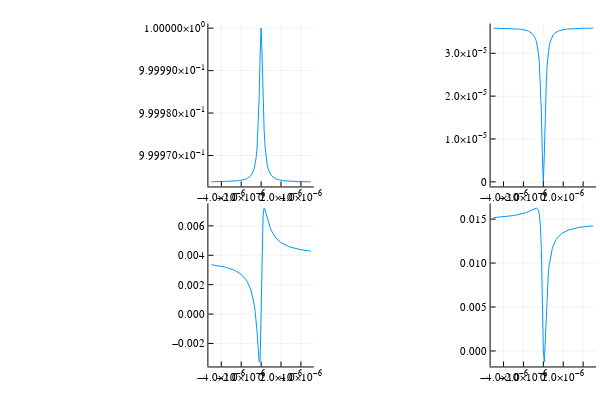

This figure's notebook cell:
### Code cell
plot1=Plots.plot(Bvalues,popEx)
plot2=Plots.plot(Bvalues,popGr)
plot3=Plots.plot(Bvalues,absorb)
plot4=Plots.plot(Bvalues,rotation)
Plots.plot(plot1, plot2, plot3, plot4, layout = (2, 2), legend = false)

### Figure 1 — Plotly figure (JSON) as saved in the notebook; plotly's stock layout.template omitted (floating-point values rounded to 4 significant figures)
{"data": [{"colorbar": {"title": ""}, "legendgroup": "y1", "line": {"color": "rgba(0, 154, 250, 1.000)", "dash": "solid", "shape": "linear", "width": 1}, "mode": "lines", "name": "y1", "showlegend": true, "type": "scatter", "x": [-5e-06, -4.9e-06, -4.8e-06, -4.7e-06, -4.6e-06, -4.5e-06, -4.4e-06, -4.3e-06, -4.2e-06, -4.1e-06, -4e-06, -3.9e-06, -3.8e-06, -3.7e-06, -3.6e-06, -3.5e-06, -3.4e-06, -3.3e-06, -3.2e-06, -3.1e-06, -3e-06, -2.9e-06, -2.8e-06, -2.7e-06, -2.6e-06, -2.5e-06, -2.4e-06, -2.3e-06, -2.2e-06, -2.1e-06, -2e-06, -1.9e-06, -1.8e-06, -1.7e-06, -1.6e-06, -1.5e-06, -1.4e-06, -1.3e-06, -1.2e-06, -1.1e-06, -1e-06, -9e-07, -8e-07, -7e-07, -6e-07, -5e-07, -4e-07, -3e-07, -2e-07, -1e-07, 0, 1e-07, 2e-07, 3e-07, 4e-07, 5e-07, 6e-07, 7e-07, 8e-07, 9e-07, 1e-06, 1.1e-06, 1.2e-06, 1.3e-06, 1.4e-06, 1.5e-06, 1.6e-06, 1.7e-06, 1.8e-06, 1.9e-06, 2e-06, 2.1e-06, 2.2e-06, 2.3e-06, 2.4e-06, 2.5e-06, 2.6e-06, 2.7e-06, 2.8e-06, 2.9e-06, 3e-06, 3.1e-06, 3.2e-06, 3.3e-06, 3.4e-06, 3.5e-06, 3.6e-06, 3.7e-06, 3.8e-06, 3.9e-06, 4e-06, 4.1e-06, 4.2e-06, 4.3e-06, 4.4e-06, 4.5e-06, 4.6e-06, 4.7e-06, 4.8e-06, 4.9e-06, 5e-06], "xaxis": "x1", "y": [1.0, 1.0, 1.0, 1.0, 1.0, 1.0, 1.0, 1.0, 1.0, 1.0, 1.0, 1.0, 1.0, 1.0, 1.0, 1.0, 1.0, 1.0, 1.0, 1.0, 1.0, 1.0, 1.0, 1.0, 1.0, 1.0, 1.0, 1.0, 1.0, 1.0, 1.0, 1.0, 1.0, 1.0, 1.0, 1.0, 1.0, 1.0, 1.0, 1.0, 1.0, 1.0, 1.0, 1.0, 1.0, 1.0, 1.0, 1.0, 1.0, 1.0, 1.0, 1.0, 1.0, 1.0, 1.0, 1.0, 1.0, 1.0, 1.0, 1.0, 1.0, 1.0, 1.0, 1.0, 1.0, 1.0, 1.0, 1.0, 1.0, 1.0, 1.0, 1.0, 1.0, 1.0, 1.0, 1.0, 1.0, 1.0, 1.0, 1.0, 1.0, 1.0, 1.0, 1.0, 1.0, 1.0, 1.0, 1.0, 1.0, 1.0, 1.0, 1.0, 1.0, 1.0, 1.0, 1.0, 1.0, 1.0, 1.0, 1.0, 1.0], "yaxis": "y1", "zmax": null, "zmin": null}, {"colorbar": {"title": ""}, "legendgroup": "y1", "line": {"color": "rgba(0, 154, 250, 1.000)", "dash": "solid", "shape": "linear", "width": 1}, "mode": "lines", "name": "y1", "showlegend": true, "type": "scatter", "x": [-5e-06, -4.9e-06, -4.8e-06, -4.7e-06, -4.6e-06, -4.5e-06, -4.4e-06, -4.3e-06, -4.2e-06, -4.1e-06, -4e-06, -3.9e-06, -3.8e-06, -3.7e-06, -3.6e-06, -3.5e-06, -3.4e-06, -3.3e-06, -3.2e-06, -3.1e-06, -3e-06, -2.9e-06, -2.8e-06, -2.7e-06, -2.6e-06, -2.5e-06, -2.4e-06, -2.3e-06, -2.2e-06, -2.1e-06, -2e-06, -1.9e-06, -1.8e-06, -1.7e-06, -1.6e-06, -1.5e-06, -1.4e-06, -1.3e-06, -1.2e-06, -1.1e-06, -1e-06, -9e-07, -8e-07, -7e-07, -6e-07, -5e-07, -4e-07, -3e-07, -2e-07, -1e-07, 0, 1e-07, 2e-07, 3e-07, 4e-07, 5e-07, 6e-07, 7e-07, 8e-07, 9e-07, 1e-06, 1.1e-06, 1.2e-06, 1.3e-06, 1.4e-06, 1.5e-06, 1.6e-06, 1.7e-06, 1.8e-06, 1.9e-06, 2e-06, 2.1e-06, 2.2e-06, 2.3e-06, 2.4e-06, 2.5e-06, 2.6e-06, 2.7e-06, 2.8e-06, 2.9e-06, 3e-06, 3.1e-06, 3.2e-06, 3.3e-06, 3.4e-06, 3.5e-06, 3.6e-06, 3.7e-06, 3.8e-06, 3.9e-06, 4e-06, 4.1e-06, 4.2e-06, 4.3e-06, 4.4e-06, 4.5e-06, 4.6e-06, 4.7e-06, 4.8e-06, 4.9e-06, 5e-06], "xaxis": "x2", "y": [3.586e-05, 3.586e-05, 3.586e-05, 3.585e-05, 3.585e-05, 3.585e-05, 3.584e-05, 3.584e-05, 3.584e-05, 3.583e-05, 3.583e-05, 3.582e-05, 3.581e-05, 3.581e-05, 3.58e-05, 3.579e-05, 3.578e-05, 3.578e-05, 3.577e-05, 3.575e-05, 3.574e-05, 3.573e-05, 3.572e-05, 3.57e-05, 3.568e-05, 3.566e-05, 3.564e-05, 3.561e-05, 3.558e-05, 3.555e-05, 3.551e-05, 3.547e-05, 3.541e-05, 3.535e-05, 3.528e-05, 3.519e-05, 3.508e-05, 3.495e-05, 3.479e-05, 3.458e-05, 3.43e-05, 3.394e-05, 3.345e-05, 3.276e-05, 3.175e-05, 3.021e-05, 2.773e-05, 2.355e-05, 1.647e-05, 6.292e-06, 2.794e-14, 6.292e-06, 1.647e-05, 2.355e-05, 2.773e-05, 3.021e-05, 3.175e-05, 3.276e-05, 3.345e-05, 3.394e-05, 3.43e-05, 3.458e-05, 3.479e-05, 3.495e-05, 3.508e-05, 3.519e-05, 3.528e-05, 3.535e-05, 3.541e-05, 3.547e-05, 3.551e-05, 3.555e-05, 3.558e-05, 3.561e-05, 3.564e-05, 3.566e-05, 3.568e-05, 3.57e-05, 3.572e-05, 3.573e-05, 3.574e-05, 3.575e-05, 3.577e-05, 3.578e-05, 3.578e-05, 3.579e-05, 3.58e-05, 3.581e-05, 3.581e-05, 3.582e-05, 3.583e-05, 3.583e-05, 3.584e-05, 3.584e-05, 3.584e-05, 3.585e-05, 3.585e-05, 3.585e-05, 3.586e-05, 3.586e-05, 3.586e-05], "yaxis": "y2", "zmax": null, "zmin": null}, {"colorbar": {"title": ""}, "legendgroup": "y1", "line": {"color": "rgba(0, 154, 250, 1.000)", "dash": "solid", "shape": "linear", "width": 1}, "mode": "lines", "name": "y1", "showlegend": true, "type": "scatter", "x": [-5e-06, -4.9e-06, -4.8e-06, -4.7e-06, -4.6e-06, -4.5e-06, -4.4e-06, -4.3e-06, -4.2e-06, -4.1e-06, -4e-06, -3.9e-06, -3.8e-06, -3.7e-06, -3.6e-06, -3.5e-06, -3.4e-06, -3.3e-06, -3.2e-06, -3.1e-06, -3e-06, -2.9e-06, -2.8e-06, -2.7e-06, -2.6e-06, -2.5e-06, -2.4e-06, -2.3e-06, -2.2e-06, -2.1e-06, -2e-06, -1.9e-06, -1.8e-06, -1.7e-06, -1.6e-06, -1.5e-06, -1.4e-06, -1.3e-06, -1.2e-06, -1.1e-06, -1e-06, -9e-07, -8e-07, -7e-07, -6e-07, -5e-07, -4e-07, -3e-07, -2e-07, -1e-07, 0, 1e-07, 2e-07, 3e-07, 4e-07, 5e-07, 6e-07, 7e-07, 8e-07, 9e-07, 1e-06, 1.1e-06, 1.2e-06, 1.3e-06, 1.4e-06, 1.5e-06, 1.6e-06, 1.7e-06, 1.8e-06, 1.9e-06, 2e-06, 2.1e-06, 2.2e-06, 2.3e-06, 2.4e-06, 2.5e-06, 2.6e-06, 2.7e-06, 2.8e-06, 2.9e-06, 3e-06, 3.1e-06, 3.2e-06, 3.3e-06, 3.4e-06, 3.5e-06, 3.6e-06, 3.7e-06, 3.8e-06, 3.9e-06, 4e-06, 4.1e-06, 4.2e-06, 4.3e-06, 4.4e-06, 4.5e-06, 4.6e-06, 4.7e-06, 4.8e-06, 4.9e-06, 5e-06], "xaxis": "x3", "y": [0.003358, 0.003349, 0.00334, 0.003331, 0.003321, 0.003311, 0.0033, 0.003289, 0.003277, 0.003265, 0.003252, 0.003238, 0.003224, 0.003208, 0.003192, 0.003175, 0.003156, 0.003137, 0.003116, 0.003094, 0.003071, 0.003045, 0.003018, 0.002989, 0.002957, 0.002923, 0.002886, 0.002845, 0.002801, 0.002753, 0.002699, 0.00264, 0.002574, 0.0025, 0.002417, 0.002323, 0.002216, 0.002092, 0.001948, 0.001778, 0.001576, 0.001331, 0.001031, 0.0006552, 0.0001765, -0.0004435, -0.00125, -0.002256, -0.003249, -0.003147, 3.103e-12, 0.004435, 0.006678, 0.007205, 0.007106, 0.006841, 0.00656, 0.006303, 0.006079, 0.005887, 0.005721, 0.005579, 0.005455, 0.005347, 0.005252, 0.005168, 0.005094, 0.005027, 0.004967, 0.004912, 0.004863, 0.004818, 0.004777, 0.004739, 0.004705, 0.004672, 0.004643, 0.004615, 0.004589, 0.004565, 0.004543, 0.004522, 0.004502, 0.004484, 0.004466, 0.00445, 0.004434, 0.00442, 0.004406, 0.004392, 0.00438, 0.004368, 0.004357, 0.004346, 0.004335, 0.004326, 0.004316, 0.004307, 0.004299, 0.00429, 0.004283], "yaxis": "y3", "zmax": null, "zmin": null}, {"colorbar": {"title": ""}, "legendgroup": "y1", "line": {"color": "rgba(0, 154, 250, 1.000)", "dash": "solid", "shape": "linear", "width": 1}, "mode": "lines", "name": "y1", "showlegend": true, "type": "scatter", "x": [-5e-06, -4.9e-06, -4.8e-06, -4.7e-06, -4.6e-06, -4.5e-06, -4.4e-06, -4.3e-06, -4.2e-06, -4.1e-06, -4e-06, -3.9e-06, -3.8e-06, -3.7e-06, -3.6e-06, -3.5e-06, -3.4e-06, -3.3e-06, -3.2e-06, -3.1e-06, -3e-06, -2.9e-06, -2.8e-06, -2.7e-06, -2.6e-06, -2.5e-06, -2.4e-06, -2.3e-06, -2.2e-06, -2.1e-06, -2e-06, -1.9e-06, -1.8e-06, -1.7e-06, -1.6e-06, -1.5e-06, -1.4e-06, -1.3e-06, -1.2e-06, -1.1e-06, -1e-06, -9e-07, -8e-07, -7e-07, -6e-07, -5e-07, -4e-07, -3e-07, -2e-07, -1e-07, 0, 1e-07, 2e-07, 3e-07, 4e-07, 5e-07, 6e-07, 7e-07, 8e-07, 9e-07, 1e-06, 1.1e-06, 1.2e-06, 1.3e-06, 1.4e-06, 1.5e-06, 1.6e-06, 1.7e-06, 1.8e-06, 1.9e-06, 2e-06, 2.1e-06, 2.2e-06, 2.3e-06, 2.4e-06, 2.5e-06, 2.6e-06, 2.7e-06, 2.8e-06, 2.9e-06, 3e-06, 3.1e-06, 3.2e-06, 3.3e-06, 3.4e-06, 3.5e-06, 3.6e-06, 3.7e-06, 3.8e-06, 3.9e-06, 4e-06, 4.1e-06, 4.2e-06, 4.3e-06, 4.4e-06, 4.5e-06, 4.6e-06, 4.7e-06, 4.8e-06, 4.9e-06, 5e-06], "xaxis": "x4", "y": [0.01517, 0.01518, 0.01519, 0.01519, 0.0152, 0.01521, 0.01522, 0.01523, 0.01524, 0.01525, 0.01526, 0.01527, 0.01528, 0.01529, 0.0153, 0.01532, 0.01533, 0.01534, 0.01536, 0.01538, 0.01539, 0.01541, 0.01543, 0.01545, 0.01547, 0.0155, 0.01552, 0.01555, 0.01558, 0.01561, 0.01564, 0.01568, 0.01571, 0.01576, 0.0158, 0.01585, 0.0159, 0.01595, 0.01601, 0.01607, 0.01613, 0.01619, 0.01623, 0.01625, 0.0162, 0.01601, 0.01552, 0.01435, 0.01168, 0.006344, 1.197e-11, -0.001238, 0.00175, 0.00489, 0.007163, 0.008722, 0.009811, 0.0106, 0.01118, 0.01163, 0.01198, 0.01227, 0.0125, 0.0127, 0.01286, 0.013, 0.01312, 0.01323, 0.01332, 0.0134, 0.01347, 0.01354, 0.0136, 0.01365, 0.0137, 0.01374, 0.01378, 0.01382, 0.01385, 0.01388, 0.01391, 0.01394, 0.01397, 0.01399, 0.01401, 0.01403, 0.01405, 0.01407, 0.01409, 0.0141, 0.01412, 0.01413, 0.01415, 0.01416, 0.01417, 0.01418, 0.0142, 0.01421, 0.01422, 0.01423, 0.01424], "yaxis": "y4", "zmax": null, "zmin": null}], "layout": {"annotations": [], "height": 400, "margin": {"b": 20, "l": 0, "r": 0, "t": 20}, "paper_bgcolor": "rgba(255, 255, 255, 1.000)", "plot_bgcolor": "rgba(255, 255, 255, 1.000)", "showlegend": false, "width": 600, "xaxis1": {"anchor": "y1", "domain": [0.3473, 0.5231], "gridcolor": "rgba(0, 0, 0, 0.100)", "gridwidth": 0.5, "linecolor": "rgba(0, 0, 0, 1.000)", "mirror": false, "range": [-5.3e-06, 5.3e-06], "showgrid": true, "showline": true, "showticklabels": true, "tickangle": 0, "tickcolor": "rgb(0, 0, 0)", "tickfont": {"color": "rgba(0, 0, 0, 1.000)", "family": "sans-serif", "size": 11}, "tickmode": "array", "ticks": "inside", "ticktext": ["−4.0×10<sup>−6</sup>", "−2.0×10<sup>−6</sup>", "0", "2.0×10<sup>−6</sup>", "4.0×10<sup>−6</sup>"], "tickvals": [-4e-06, -2e-06, 0, 2e-06, 4e-06], "title": "", "titlefont": {"color": "rgba(0, 0, 0, 1.000)", "family": "sans-serif", "size": 15}, "type": "-", "visible": true, "zeroline": false, "zerolinecolor": "rgba(0, 0, 0, 1.000)"}, "xaxis2": {"anchor": "y2", "domain": [0.8177, 0.9934], "gridcolor": "rgba(0, 0, 0, 0.100)", "gridwidth": 0.5, "linecolor": "rgba(0, 0, 0, 1.000)", "mirror": false, "range": [-5.3e-06, 5.3e-06], "showgrid": true, "showline": true, "showticklabels": true, "tickangle": 0, "tickcolor": "rgb(0, 0, 0)", "tickfont": {"color": "rgba(0, 0, 0, 1.000)", "family": "sans-serif", "size": 11}, "tickmode": "array", "ticks": "inside", "ticktext": ["−4.0×10<sup>−6</sup>", "−2.0×10<sup>−6</sup>", "0", "2.0×10<sup>−6</sup>", "4.0×10<sup>−6</sup>"], "tickvals": [-4e-06, -2e-06, 0, 2e-06, 4e-06], "title": "", "titlefont": {"color": "rgba(0, 0, 0, 1.000)", "family": "sans-serif", "size": 15}, "type": "-", "visible": true, "zeroline": false, "zerolinecolor": "rgba(0, 0, 0, 1.000)"}, "xaxis3": {"anchor": "y3", "domain": [0.3473, 0.5231], "gridcolor": "rgba(0, 0, 0, 0.100)", "gridwidth": 0.5, "linecolor": "rgba(0, 0, 0, 1.000)", "mirror": false, "range": [-5.3e-06, 5.3e-06], "showgrid": true, "showline": true, "showticklabels": true, "tickangle": 0, "tickcolor": "rgb(0, 0, 0)", "tickfont": {"color": "rgba(0, 0, 0, 1.000)", "family": "sans-serif", "size": 11}, "tickmode": "array", "ticks": "inside", "ticktext": ["−4.0×10<sup>−6</sup>", "−2.0×10<sup>−6</sup>", "0", "2.0×10<sup>−6</sup>", "4.0×10<sup>−6</sup>"], "tickvals": [-4e-06, -2e-06, 0, 2e-06, 4e-06], "title": "", "titlefont": {"color": "rgba(0, 0, 0, 1.000)", "family": "sans-serif", "size": 15}, "type": "-", "visible": true, "zeroline": false, "zerolinecolor": "rgba(0, 0, 0, 1.000)"}, "xaxis4": {"anchor": "y4", "domain": [0.8177, 0.9934], "gridcolor": "rgba(0, 0, 0, 0.100)", "gridwidth": 0.5, "linecolor": "rgba(0, 0, 0, 1.000)", "mirror": false, "range": [-5.3e-06, 5.3e-06], "showgrid": true, "showline": true, "showticklabels": true, "tickangle": 0, "tickcolor": "rgb(0, 0, 0)", "tickfont": {"color": "rgba(0, 0, 0, 1.000)", "family": "sans-serif", "size": 11}, "tickmode": "array", "ticks": "inside", "ticktext": ["−4.0×10<sup>−6</sup>", "−2.0×10<sup>−6</sup>", "0", "2.0×10<sup>−6</sup>", "4.0×10<sup>−6</sup>"], "tickvals": [-4e-06, -2e-06, 0, 2e-06, 4e-06], "title": "", "titlefont": {"color": "rgba(0, 0, 0, 1.000)", "family": "sans-serif", "size": 15}, "type": "-", "visible": true, "zeroline": false, "zerolinecolor": "rgba(0, 0, 0, 1.000)"}, "yaxis1": {"anchor": "x1", "domain": [0.5376, 0.9902], "gridcolor": "rgba(0, 0, 0, 0.100)", "gridwidth": 0.5, "linecolor": "rgba(0, 0, 0, 1.000)", "mirror": false, "range": [1.0, 1.0], "showgrid": true, "showline": true, "showticklabels": true, "tickangle": 0, "tickcolor": "rgb(0, 0, 0)", "tickfont": {"color": "rgba(0, 0, 0, 1.000)", "family": "sans-serif", "size": 11}, "tickmode": "array", "ticks": "inside", "ticktext": ["9.99970×10<sup>−1</sup>", "9.99980×10<sup>−1</sup>", "9.99990×10<sup>−1</sup>", "1.00000×10<sup>0</sup>"], "tickvals": [1.0, 1.0, 1.0, 1], "title": "", "titlefont": {"color": "rgba(0, 0, 0, 1.000)", "family": "sans-serif", "size": 15}, "type": "-", "visible": true, "zeroline": false, "zerolinecolor": "rgba(0, 0, 0, 1.000)"}, "yaxis2": {"anchor": "x2", "domain": [0.5376, 0.9902], "gridcolor": "rgba(0, 0, 0, 0.100)", "gridwidth": 0.5, "linecolor": "rgba(0, 0, 0, 1.000)", "mirror": false, "range": [-1.076e-06, 3.694e-05], "showgrid": true, "showline": true, "showticklabels": true, "tickangle": 0, "tickcolor": "rgb(0, 0, 0)", "tickfont": {"color": "rgba(0, 0, 0, 1.000)", "family": "sans-serif", "size": 11}, "tickmode": "array", "ticks": "inside", "ticktext": ["0", "1.0×10<sup>−5</sup>", "2.0×10<sup>−5</sup>", "3.0×10<sup>−5</sup>"], "tickvals": [0, 1e-05, 2e-05, 3e-05], "title": "", "titlefont": {"color": "rgba(0, 0, 0, 1.000)", "family": "sans-serif", "size": 15}, "type": "-", "visible": true, "zeroline": false, "zerolinecolor": "rgba(0, 0, 0, 1.000)"}, "yaxis3": {"anchor": "x3", "domain": [0.03762, 0.4902], "gridcolor": "rgba(0, 0, 0, 0.100)", "gridwidth": 0.5, "linecolor": "rgba(0, 0, 0, 1.000)", "mirror": false, "range": [-0.003563, 0.007519], "showgrid": true, "showline": true, "showticklabels": true, "tickangle": 0, "tickcolor": "rgb(0, 0, 0)", "tickfont": {"color": "rgba(0, 0, 0, 1.000)", "family": "sans-serif", "size": 11}, "tickmode": "array", "ticks": "inside", "ticktext": ["−0.002", "0.000", "0.002", "0.004", "0.006"], "tickvals": [-0.002, 0, 0.002, 0.004, 0.006], "title": "", "titlefont": {"color": "rgba(0, 0, 0, 1.000)", "family": "sans-serif", "size": 15}, "type": "-", "visible": true, "zeroline": false, "zerolinecolor": "rgba(0, 0, 0, 1.000)"}, "yaxis4": {"anchor": "x4", "domain": [0.03762, 0.4902], "gridcolor": "rgba(0, 0, 0, 0.100)", "gridwidth": 0.5, "linecolor": "rgba(0, 0, 0, 1.000)", "mirror": false, "range": [-0.001762, 0.01677], "showgrid": true, "showline": true, "showticklabels": true, "tickangle": 0, "tickcolor": "rgb(0, 0, 0)", "tickfont": {"color": "rgba(0, 0, 0, 1.000)", "family": "sans-serif", "size": 11}, "tickmode": "array", "ticks": "inside", "ticktext": ["0.000", "0.005", "0.010", "0.015"], "tickvals": [0, 0.005, 0.01, 0.015], "title": "", "titlefont": {"color": "rgba(0, 0, 0, 1.000)", "family": "sans-serif", "size": 15}, "type": "-", "visible": true, "zeroline": false, "zerolinecolor": "rgba(0, 0, 0, 1.000)"}}}
